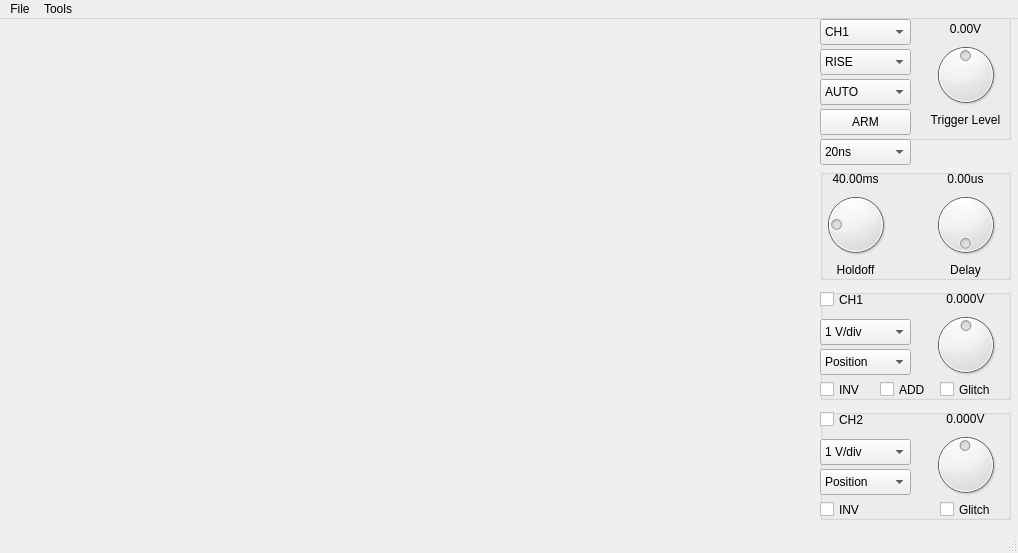
<?xml version="1.0" encoding="UTF-8"?>
<ui version="4.0">
 <class>MainWindow</class>
 <widget class="QMainWindow" name="MainWindow">
  <property name="geometry">
   <rect>
    <x>0</x>
    <y>0</y>
    <width>1018</width>
    <height>553</height>
   </rect>
  </property>
  <property name="sizePolicy">
   <sizepolicy hsizetype="Fixed" vsizetype="Fixed">
    <horstretch>0</horstretch>
    <verstretch>0</verstretch>
   </sizepolicy>
  </property>
  <property name="windowTitle">
   <string>Hantek 6022BL</string>
  </property>
  <widget class="QWidget" name="centralWidget">
   <widget class="QCustomPlot" name="customPlot" native="true">
    <property name="geometry">
     <rect>
      <x>10</x>
      <y>0</y>
      <width>800</width>
      <height>500</height>
     </rect>
    </property>
   </widget>
   <widget class="QGroupBox" name="groupBox_4">
    <property name="geometry">
     <rect>
      <x>820</x>
      <y>-10</y>
      <width>191</width>
      <height>131</height>
     </rect>
    </property>
    <property name="title">
     <string/>
    </property>
    <widget class="QPushButton" name="btnGet">
     <property name="geometry">
      <rect>
       <x>0</x>
       <y>100</y>
       <width>91</width>
       <height>26</height>
      </rect>
     </property>
     <property name="text">
      <string>ARM</string>
     </property>
    </widget>
    <widget class="QComboBox" name="comboBox_rise">
     <property name="geometry">
      <rect>
       <x>0</x>
       <y>40</y>
       <width>91</width>
       <height>26</height>
      </rect>
     </property>
     <item>
      <property name="text">
       <string>RISE</string>
      </property>
     </item>
     <item>
      <property name="text">
       <string>FALL</string>
      </property>
     </item>
    </widget>
    <widget class="QComboBox" name="comboBox_4">
     <property name="geometry">
      <rect>
       <x>0</x>
       <y>70</y>
       <width>91</width>
       <height>26</height>
      </rect>
     </property>
     <item>
      <property name="text">
       <string>AUTO</string>
      </property>
     </item>
     <item>
      <property name="text">
       <string>NORMAL</string>
      </property>
     </item>
     <item>
      <property name="text">
       <string>SINGLE</string>
      </property>
     </item>
    </widget>
    <widget class="QDial" name="dialTrigger">
     <property name="geometry">
      <rect>
       <x>110</x>
       <y>30</y>
       <width>71</width>
       <height>71</height>
      </rect>
     </property>
     <property name="minimum">
      <number>-100</number>
     </property>
     <property name="maximum">
      <number>100</number>
     </property>
     <property name="singleStep">
      <number>5</number>
     </property>
     <property name="pageStep">
      <number>1</number>
     </property>
     <property name="invertedAppearance">
      <bool>false</bool>
     </property>
     <property name="invertedControls">
      <bool>false</bool>
     </property>
    </widget>
    <widget class="QComboBox" name="comboBoxCHSel">
     <property name="geometry">
      <rect>
       <x>0</x>
       <y>10</y>
       <width>91</width>
       <height>26</height>
      </rect>
     </property>
     <item>
      <property name="text">
       <string>CH1</string>
      </property>
     </item>
     <item>
      <property name="text">
       <string>CH2</string>
      </property>
     </item>
    </widget>
    <widget class="QLabel" name="label_2">
     <property name="geometry">
      <rect>
       <x>100</x>
       <y>100</y>
       <width>91</width>
       <height>21</height>
      </rect>
     </property>
     <property name="text">
      <string>Trigger Level</string>
     </property>
     <property name="alignment">
      <set>Qt::AlignCenter</set>
     </property>
    </widget>
    <widget class="QLabel" name="labelTrigger">
     <property name="geometry">
      <rect>
       <x>110</x>
       <y>10</y>
       <width>71</width>
       <height>20</height>
      </rect>
     </property>
     <property name="text">
      <string>0.00V</string>
     </property>
     <property name="alignment">
      <set>Qt::AlignCenter</set>
     </property>
    </widget>
   </widget>
   <widget class="QGroupBox" name="groupBox_2">
    <property name="geometry">
     <rect>
      <x>820</x>
      <y>150</y>
      <width>191</width>
      <height>111</height>
     </rect>
    </property>
    <property name="title">
     <string/>
    </property>
    <widget class="QLabel" name="labelCurX12">
     <property name="geometry">
      <rect>
       <x>150</x>
       <y>120</y>
       <width>61</width>
       <height>20</height>
      </rect>
     </property>
     <property name="text">
      <string>0</string>
     </property>
    </widget>
    <widget class="QDial" name="dialHoldoff">
     <property name="geometry">
      <rect>
       <x>0</x>
       <y>20</y>
       <width>71</width>
       <height>71</height>
      </rect>
     </property>
     <property name="minimum">
      <number>0</number>
     </property>
     <property name="maximum">
      <number>200</number>
     </property>
     <property name="singleStep">
      <number>1</number>
     </property>
     <property name="pageStep">
      <number>1</number>
     </property>
     <property name="value">
      <number>40</number>
     </property>
     <property name="invertedAppearance">
      <bool>false</bool>
     </property>
     <property name="invertedControls">
      <bool>false</bool>
     </property>
    </widget>
    <widget class="QDial" name="dialDelay">
     <property name="geometry">
      <rect>
       <x>110</x>
       <y>20</y>
       <width>71</width>
       <height>71</height>
      </rect>
     </property>
     <property name="minimum">
      <number>0</number>
     </property>
     <property name="maximum">
      <number>10000</number>
     </property>
     <property name="singleStep">
      <number>10</number>
     </property>
     <property name="pageStep">
      <number>500</number>
     </property>
     <property name="value">
      <number>0</number>
     </property>
     <property name="sliderPosition">
      <number>0</number>
     </property>
     <property name="invertedAppearance">
      <bool>false</bool>
     </property>
     <property name="invertedControls">
      <bool>false</bool>
     </property>
     <property name="wrapping">
      <bool>true</bool>
     </property>
    </widget>
    <widget class="QLabel" name="label">
     <property name="geometry">
      <rect>
       <x>120</x>
       <y>90</y>
       <width>51</width>
       <height>21</height>
      </rect>
     </property>
     <property name="text">
      <string>Delay</string>
     </property>
     <property name="alignment">
      <set>Qt::AlignCenter</set>
     </property>
    </widget>
    <widget class="QLabel" name="label_3">
     <property name="geometry">
      <rect>
       <x>0</x>
       <y>90</y>
       <width>71</width>
       <height>21</height>
      </rect>
     </property>
     <property name="text">
      <string>Holdoff</string>
     </property>
     <property name="alignment">
      <set>Qt::AlignCenter</set>
     </property>
    </widget>
    <widget class="QLabel" name="lblholdoff">
     <property name="geometry">
      <rect>
       <x>0</x>
       <y>0</y>
       <width>71</width>
       <height>20</height>
      </rect>
     </property>
     <property name="text">
      <string>40.00ms</string>
     </property>
     <property name="alignment">
      <set>Qt::AlignCenter</set>
     </property>
    </widget>
    <widget class="QLabel" name="lblfreq">
     <property name="geometry">
      <rect>
       <x>110</x>
       <y>0</y>
       <width>71</width>
       <height>20</height>
      </rect>
     </property>
     <property name="text">
      <string>0.00us</string>
     </property>
     <property name="alignment">
      <set>Qt::AlignCenter</set>
     </property>
    </widget>
   </widget>
   <widget class="QGroupBox" name="groupBox">
    <property name="geometry">
     <rect>
      <x>820</x>
      <y>270</y>
      <width>191</width>
      <height>111</height>
     </rect>
    </property>
    <property name="title">
     <string/>
    </property>
    <property name="alignment">
     <set>Qt::AlignRight|Qt::AlignTop|Qt::AlignTrailing</set>
    </property>
    <widget class="QComboBox" name="comboBoxV1div">
     <property name="geometry">
      <rect>
       <x>0</x>
       <y>30</y>
       <width>91</width>
       <height>26</height>
      </rect>
     </property>
     <property name="currentIndex">
      <number>1</number>
     </property>
     <item>
      <property name="text">
       <string>2 V/div</string>
      </property>
     </item>
     <item>
      <property name="text">
       <string>1 V/div</string>
      </property>
     </item>
     <item>
      <property name="text">
       <string>0.5 V/div</string>
      </property>
     </item>
     <item>
      <property name="text">
       <string>200mV/div</string>
      </property>
     </item>
     <item>
      <property name="text">
       <string>100mV/div</string>
      </property>
     </item>
     <item>
      <property name="text">
       <string>50mV/div</string>
      </property>
     </item>
    </widget>
    <widget class="QDial" name="dialCursorV1">
     <property name="geometry">
      <rect>
       <x>110</x>
       <y>20</y>
       <width>71</width>
       <height>71</height>
      </rect>
     </property>
     <property name="minimum">
      <number>-100</number>
     </property>
     <property name="maximum">
      <number>100</number>
     </property>
     <property name="singleStep">
      <number>1</number>
     </property>
     <property name="pageStep">
      <number>1</number>
     </property>
     <property name="value">
      <number>1</number>
     </property>
     <property name="invertedAppearance">
      <bool>false</bool>
     </property>
     <property name="invertedControls">
      <bool>false</bool>
     </property>
    </widget>
    <widget class="QCheckBox" name="checkBoxCH1ON">
     <property name="geometry">
      <rect>
       <x>0</x>
       <y>0</y>
       <width>71</width>
       <height>21</height>
      </rect>
     </property>
     <property name="text">
      <string>CH1</string>
     </property>
    </widget>
    <widget class="QCheckBox" name="checkBoxCH1Glitch">
     <property name="geometry">
      <rect>
       <x>120</x>
       <y>90</y>
       <width>71</width>
       <height>21</height>
      </rect>
     </property>
     <property name="text">
      <string>Glitch</string>
     </property>
    </widget>
    <widget class="QComboBox" name="comboBoxMode1">
     <property name="geometry">
      <rect>
       <x>0</x>
       <y>60</y>
       <width>91</width>
       <height>26</height>
      </rect>
     </property>
     <property name="currentIndex">
      <number>0</number>
     </property>
     <item>
      <property name="text">
       <string>Position</string>
      </property>
     </item>
     <item>
      <property name="text">
       <string>Gain</string>
      </property>
     </item>
    </widget>
    <widget class="QCheckBox" name="checkBoxCH1Add">
     <property name="geometry">
      <rect>
       <x>60</x>
       <y>90</y>
       <width>61</width>
       <height>21</height>
      </rect>
     </property>
     <property name="text">
      <string>ADD</string>
     </property>
    </widget>
    <widget class="QCheckBox" name="checkBoxCH1Inv">
     <property name="geometry">
      <rect>
       <x>0</x>
       <y>90</y>
       <width>51</width>
       <height>21</height>
      </rect>
     </property>
     <property name="text">
      <string>INV</string>
     </property>
    </widget>
    <widget class="QLabel" name="lblCH1">
     <property name="geometry">
      <rect>
       <x>110</x>
       <y>0</y>
       <width>71</width>
       <height>20</height>
      </rect>
     </property>
     <property name="text">
      <string>0.000V</string>
     </property>
     <property name="alignment">
      <set>Qt::AlignCenter</set>
     </property>
    </widget>
   </widget>
   <widget class="QGroupBox" name="groupBox_5">
    <property name="geometry">
     <rect>
      <x>820</x>
      <y>390</y>
      <width>191</width>
      <height>111</height>
     </rect>
    </property>
    <property name="autoFillBackground">
     <bool>false</bool>
    </property>
    <property name="title">
     <string/>
    </property>
    <property name="alignment">
     <set>Qt::AlignLeading|Qt::AlignLeft|Qt::AlignTop</set>
    </property>
    <widget class="QComboBox" name="comboBoxV2div">
     <property name="geometry">
      <rect>
       <x>0</x>
       <y>30</y>
       <width>91</width>
       <height>26</height>
      </rect>
     </property>
     <property name="currentIndex">
      <number>1</number>
     </property>
     <item>
      <property name="text">
       <string>2 V/div</string>
      </property>
     </item>
     <item>
      <property name="text">
       <string>1 V/div</string>
      </property>
     </item>
     <item>
      <property name="text">
       <string>0.5 V/div</string>
      </property>
     </item>
     <item>
      <property name="text">
       <string>200mV/div</string>
      </property>
     </item>
     <item>
      <property name="text">
       <string>100mV/div</string>
      </property>
     </item>
     <item>
      <property name="text">
       <string>50mV/div</string>
      </property>
     </item>
    </widget>
    <widget class="QCheckBox" name="checkBoxCH2ON">
     <property name="geometry">
      <rect>
       <x>0</x>
       <y>0</y>
       <width>61</width>
       <height>21</height>
      </rect>
     </property>
     <property name="text">
      <string>CH2</string>
     </property>
    </widget>
    <widget class="QDial" name="dialCursorV2">
     <property name="geometry">
      <rect>
       <x>110</x>
       <y>20</y>
       <width>71</width>
       <height>71</height>
      </rect>
     </property>
     <property name="minimum">
      <number>-100</number>
     </property>
     <property name="maximum">
      <number>100</number>
     </property>
     <property name="singleStep">
      <number>1</number>
     </property>
     <property name="pageStep">
      <number>1</number>
     </property>
     <property name="value">
      <number>-1</number>
     </property>
     <property name="invertedAppearance">
      <bool>false</bool>
     </property>
     <property name="invertedControls">
      <bool>false</bool>
     </property>
    </widget>
    <widget class="QCheckBox" name="checkBoxCH2Glitch">
     <property name="geometry">
      <rect>
       <x>120</x>
       <y>90</y>
       <width>71</width>
       <height>21</height>
      </rect>
     </property>
     <property name="text">
      <string>Glitch</string>
     </property>
    </widget>
    <widget class="QCheckBox" name="checkBoxCH2Inv">
     <property name="geometry">
      <rect>
       <x>0</x>
       <y>90</y>
       <width>51</width>
       <height>21</height>
      </rect>
     </property>
     <property name="text">
      <string>INV</string>
     </property>
    </widget>
    <widget class="QComboBox" name="comboBoxMode2">
     <property name="geometry">
      <rect>
       <x>0</x>
       <y>60</y>
       <width>91</width>
       <height>26</height>
      </rect>
     </property>
     <property name="currentIndex">
      <number>0</number>
     </property>
     <item>
      <property name="text">
       <string>Position</string>
      </property>
     </item>
     <item>
      <property name="text">
       <string>Gain</string>
      </property>
     </item>
    </widget>
    <widget class="QLabel" name="lblCH2">
     <property name="geometry">
      <rect>
       <x>110</x>
       <y>0</y>
       <width>71</width>
       <height>20</height>
      </rect>
     </property>
     <property name="text">
      <string>0.000V</string>
     </property>
     <property name="alignment">
      <set>Qt::AlignCenter</set>
     </property>
    </widget>
   </widget>
   <widget class="QComboBox" name="comboSampling">
    <property name="geometry">
     <rect>
      <x>820</x>
      <y>120</y>
      <width>91</width>
      <height>26</height>
     </rect>
    </property>
    <property name="currentText">
     <string>20ns</string>
    </property>
    <property name="currentIndex">
     <number>0</number>
    </property>
    <property name="maxVisibleItems">
     <number>12</number>
    </property>
    <item>
     <property name="text">
      <string>20ns</string>
     </property>
    </item>
    <item>
     <property name="text">
      <string>50ns</string>
     </property>
    </item>
    <item>
     <property name="text">
      <string>100ns</string>
     </property>
    </item>
    <item>
     <property name="text">
      <string>200ns</string>
     </property>
    </item>
    <item>
     <property name="text">
      <string>400ns</string>
     </property>
    </item>
    <item>
     <property name="text">
      <string>1us</string>
     </property>
    </item>
    <item>
     <property name="text">
      <string>2us</string>
     </property>
    </item>
    <item>
     <property name="text">
      <string>5us</string>
     </property>
    </item>
    <item>
     <property name="text">
      <string>10us</string>
     </property>
    </item>
    <item>
     <property name="text">
      <string>20us</string>
     </property>
    </item>
    <item>
     <property name="text">
      <string>50us</string>
     </property>
    </item>
    <item>
     <property name="text">
      <string>100us</string>
     </property>
    </item>
    <item>
     <property name="text">
      <string>200us</string>
     </property>
    </item>
    <item>
     <property name="text">
      <string>500us</string>
     </property>
    </item>
    <item>
     <property name="text">
      <string>1ms</string>
     </property>
    </item>
    <item>
     <property name="text">
      <string>2ms</string>
     </property>
    </item>
    <item>
     <property name="text">
      <string>5ms</string>
     </property>
    </item>
    <item>
     <property name="text">
      <string>10ms</string>
     </property>
    </item>
    <item>
     <property name="text">
      <string>20ms</string>
     </property>
    </item>
    <item>
     <property name="text">
      <string>50ms</string>
     </property>
    </item>
    <item>
     <property name="text">
      <string>100ms</string>
     </property>
    </item>
   </widget>
  </widget>
  <widget class="QMenuBar" name="menuBar">
   <property name="geometry">
    <rect>
     <x>0</x>
     <y>0</y>
     <width>1018</width>
     <height>25</height>
    </rect>
   </property>
   <widget class="QMenu" name="menuFile">
    <property name="title">
     <string>File</string>
    </property>
    <addaction name="actionSave_to_file"/>
    <addaction name="actionExit"/>
   </widget>
   <widget class="QMenu" name="menuTools">
    <property name="title">
     <string>Tools</string>
    </property>
    <addaction name="actionOffset_Null"/>
    <addaction name="actionSetScaleFactor"/>
   </widget>
   <addaction name="menuFile"/>
   <addaction name="menuTools"/>
  </widget>
  <widget class="QStatusBar" name="statusBar"/>
  <action name="actionSave_to_file">
   <property name="text">
    <string>Save to file</string>
   </property>
  </action>
  <action name="actionExit">
   <property name="text">
    <string>Exit</string>
   </property>
  </action>
  <action name="actionSetScaleFactor">
   <property name="text">
    <string>Set Scale</string>
   </property>
  </action>
  <action name="actionOffset_Null">
   <property name="text">
    <string>Offset Null</string>
   </property>
  </action>
 </widget>
 <layoutdefault spacing="6" margin="11"/>
 <customwidgets>
  <customwidget>
   <class>QCustomPlot</class>
   <extends>QWidget</extends>
   <header location="global">qcustomplot.h</header>
   <container>1</container>
  </customwidget>
 </customwidgets>
 <resources/>
 <connections/>
</ui>
